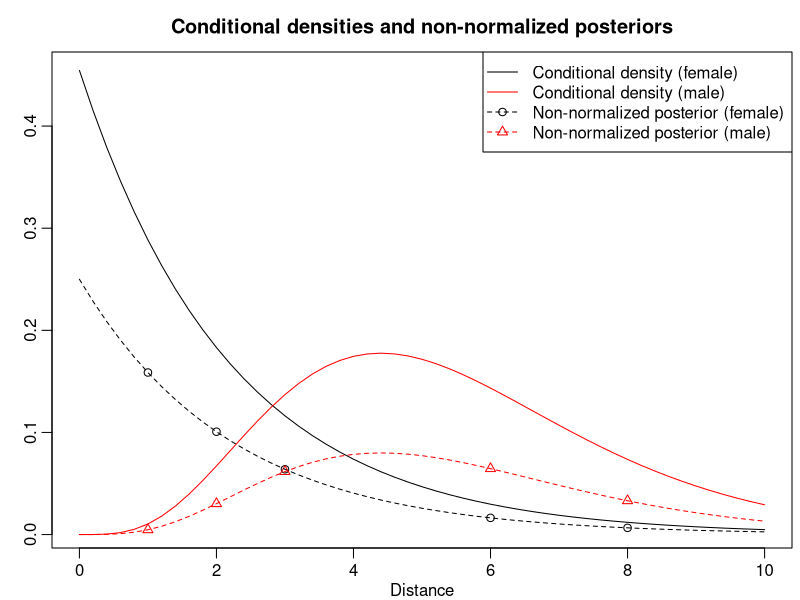
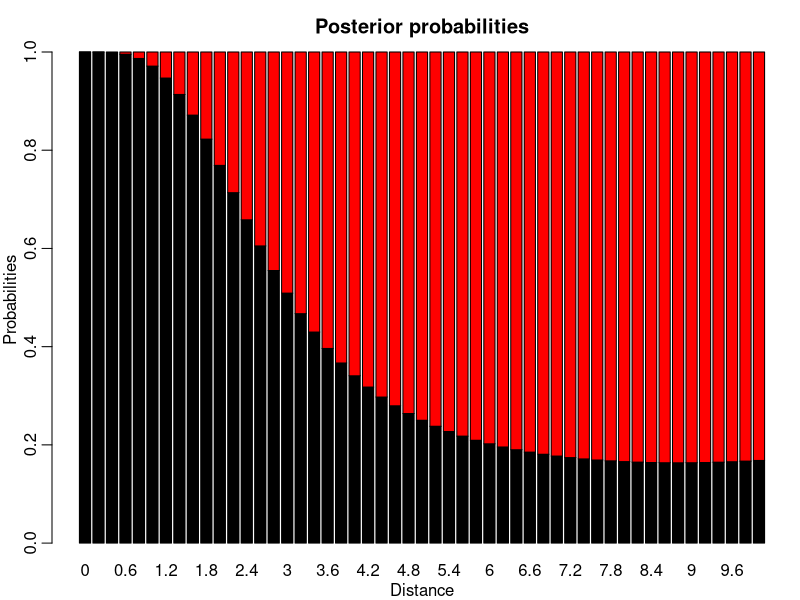

These charts were generated, in order, by the following R code:
## ---- chunk 1
knitr::opts_chunk$set(
  collapse = TRUE,
  comment = "#>",
  fig.width = 8,
  fig.height = 6
)
knitr::opts_knit$set(global.par = TRUE)
pdfplots <- FALSE # default: FALSE; set this to TRUE only if you like pdf figures
## ---- chunk 2
par(mgp = c(1.6, .6, 0), mar = c(2.6, 2.6, 2.6, .4), lwd = 1)
## ---- chunk 3
PrA <- 0.7
PrAC <- 1 - PrA
## ---- chunk 4
PrFA <- 0.01
PrFAC <- 0.05
## ---- chunk 5
N <- 100
y <- 0:6
## ---- chunk 6
theta1_y_unnormalized <- PrFA ^ y * (1 - PrFA) ^ (N - y) * PrA
theta0_y_unnormalized <- PrFAC ^ y * (1 - PrFAC) ^ (N - y) * PrAC
normalizer <- theta1_y_unnormalized + theta0_y_unnormalized

res <- rbind("reliable company" = theta1_y_unnormalized / normalizer,
             "less reliable company" = theta0_y_unnormalized / normalizer)
colnames(res) <- y
knitr::kable(round(res, 3))
## ---- chunk 7
PrA <- 0.5
PrAC <- 1 - PrA

theta1_y_unnormalized <- PrFA ^ y * (1 - PrFA) ^ (N - y) * PrA
theta0_y_unnormalized <- PrFAC ^ y * (1 - PrFAC) ^ (N - y) * PrAC
normalizer <- theta1_y_unnormalized + theta0_y_unnormalized

res <- rbind(theta1_y_unnormalized/ normalizer,
             theta0_y_unnormalized/ normalizer)
colnames(res) <- y
rownames(res) <- c("reliable company", "less reliable company")
knitr::kable(round(res, 3))
## ---- chunk 8
Prtheta = 0.55
lambda = 1/2.2
alpha = 5
beta = 5/5.5
## ---- chunk 9
if (pdfplots) {
  pdf("1-3_1.pdf", width = 12, height = 8)
  par(mgp = c(1, .6, 0), mar = c(2, 1.5, 1.5, .1), lwd = 2)
}
y_all <- seq(0, 10, 0.2)
plot(y_all, dexp(y_all, lambda), type = "l", xlab = "Distance", ylab = "",
      main = "Conditional densities and non-normalized posteriors")
lines(y_all, dgamma(y_all, alpha, beta), col = "red")

y <- c(1, 2, 3, 6, 8)
theta1_y_unnormalized <- dexp(y, lambda) * Prtheta
theta0_y_unnormalized <- dgamma(y, alpha, beta) * (1 - Prtheta)

points(y, theta1_y_unnormalized)
points(y, theta0_y_unnormalized, col = "red", pch = 2)

theta1_y_all_unnormalized <- dexp(y_all, lambda) * Prtheta
theta0_y_all_unnormalized <- dgamma(y_all, alpha, beta) * (1 - Prtheta)

lines(y_all, theta1_y_all_unnormalized, lty = 2)
lines(y_all, theta0_y_all_unnormalized, lty = 2, col = "red")

legend("topright", c("Conditional density (female)",
                     "Conditional density (male)",
                     "Non-normalized posterior (female)",
                     "Non-normalized posterior (male)"),
       col = rep(c("black", "red"), 2), lty = rep(1:2, each = 2),
       pch = c(NA, NA, 1, 2))
## ---- chunk 10
normalizer <- theta1_y_unnormalized + theta0_y_unnormalized
theta1_y <- theta1_y_unnormalized / normalizer
theta0_y <- theta0_y_unnormalized / normalizer
res <- rbind(female = theta1_y, male = theta0_y)
colnames(res) <- y
knitr::kable(round(res, 3))
## ---- chunk 11
if (pdfplots) {
  pdf("1-3_2.pdf", width = 12, height = 8)
  par(mgp = c(1.5, .6, 0), mar = c(2.5, 2.5, 1.5, .1), lwd = 2)
}
normalizer <- theta1_y_all_unnormalized + theta0_y_all_unnormalized
theta1_y_all <- theta1_y_all_unnormalized / normalizer
theta0_y_all <- theta0_y_all_unnormalized / normalizer
res <- rbind(female = theta1_y_all, male = theta0_y_all)
colnames(res) <- y_all
barplot(res, main = "Posterior probabilities", xlab = "Distance",
        ylab = "Probabilities", col = c("black", "red"))
